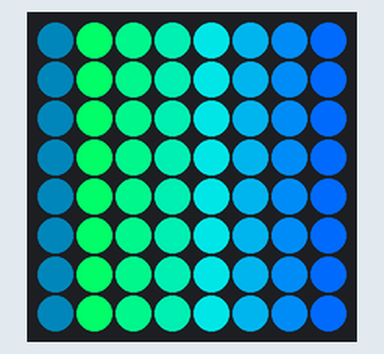
A program run on a simulated Raspberry Pi (BCM pin numbers) with a Sense HAT. On the bench: the Sense HAT's 8×8 RGB LED matrix.

Above: at 0.2 s.
At 0.87 s:
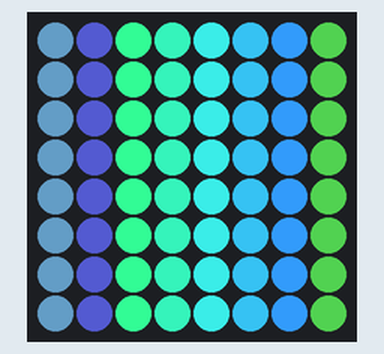
At 1.57 s:
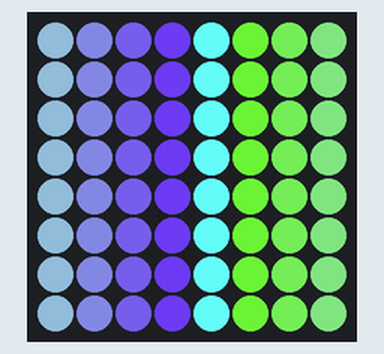
At 1.92 s:
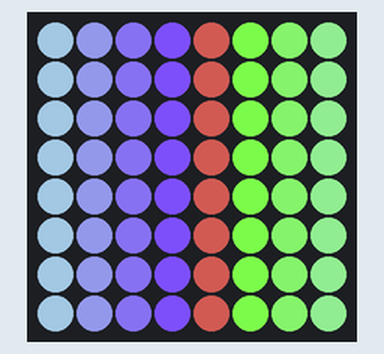
At 2.62 s:
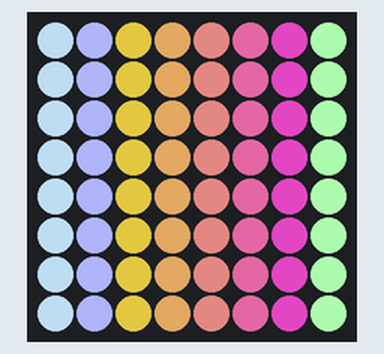
At 3.32 s:
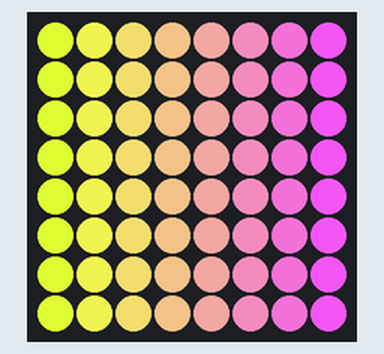

Measured:
- by itself, everything shown: repeats every 3.1 s, in 9 steps

The program:

gradient.py
```python
#!/usr/bin/python
from sense_hat import SenseHat
from time import sleep
from random import randint

sense = SenseHat()


def rgb(r,g,b):
    return [r,g,b]

def getNextColor(color):
    for i in xrange(0,3):
        color[i]+=25
        if color[i] > 255:
            color[i] = 55
    return color

def blueGradient():
    r=0
    g=255
    b=55
    grid = [[rgb(0,0,0) for x in range(8)] for y in range(8)]
    for i in xrange(0,8):
        for j in xrange(0,8):
            #print("[{},{},{}]".format(r,g,b))
            sense.set_pixel(i,j,rgb(r,g,b))
        b+=25
        g-=25

blueGradient()

try:
    while True:
        for i in xrange(0,8):
            for j in xrange(0,8):
                #print("{}".format(sense.get_pixel(i,j)))
                sense.set_pixel(i, j, getNextColor(sense.get_pixel(i,j)))
        sleep(0.02)
except KeyboardInterrupt:
    sense.clear()
```
